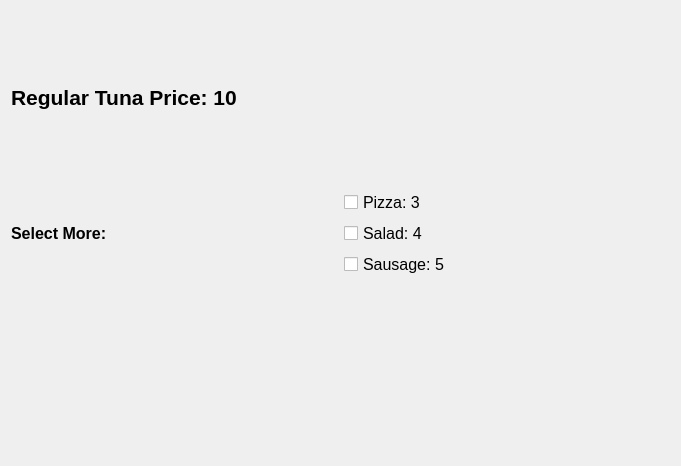
<?xml version="1.0" encoding="UTF-8"?>
<ui version="4.0">
 <class>Dialog</class>
 <widget class="QDialog" name="Dialog">
  <property name="geometry">
   <rect>
    <x>0</x>
    <y>0</y>
    <width>681</width>
    <height>466</height>
   </rect>
  </property>
  <property name="windowTitle">
   <string>Dialog</string>
  </property>
  <layout class="QVBoxLayout" name="verticalLayout_2">
   <item>
    <widget class="QLabel" name="label">
     <property name="font">
      <font>
       <pointsize>16</pointsize>
       <bold>true</bold>
      </font>
     </property>
     <property name="text">
      <string>Regular Tuna Price: 10</string>
     </property>
    </widget>
   </item>
   <item>
    <layout class="QHBoxLayout" name="horizontalLayout">
     <item>
      <widget class="QLabel" name="label_2">
       <property name="font">
        <font>
         <pointsize>12</pointsize>
         <bold>true</bold>
        </font>
       </property>
       <property name="text">
        <string>Select More:</string>
       </property>
      </widget>
     </item>
     <item>
      <layout class="QVBoxLayout" name="verticalLayout">
       <item>
        <widget class="QCheckBox" name="checkBox_pizza">
         <property name="font">
          <font>
           <pointsize>12</pointsize>
          </font>
         </property>
         <property name="text">
          <string>Pizza: 3</string>
         </property>
        </widget>
       </item>
       <item>
        <widget class="QCheckBox" name="checkBox_salad">
         <property name="font">
          <font>
           <pointsize>12</pointsize>
          </font>
         </property>
         <property name="text">
          <string>Salad: 4</string>
         </property>
        </widget>
       </item>
       <item>
        <widget class="QCheckBox" name="checkBox_sausage">
         <property name="font">
          <font>
           <pointsize>12</pointsize>
          </font>
         </property>
         <property name="text">
          <string>Sausage: 5</string>
         </property>
        </widget>
       </item>
      </layout>
     </item>
    </layout>
   </item>
   <item>
    <widget class="QLabel" name="label_result">
     <property name="font">
      <font>
       <pointsize>14</pointsize>
       <bold>true</bold>
      </font>
     </property>
     <property name="text">
      <string/>
     </property>
    </widget>
   </item>
  </layout>
 </widget>
 <resources/>
 <connections/>
</ui>
